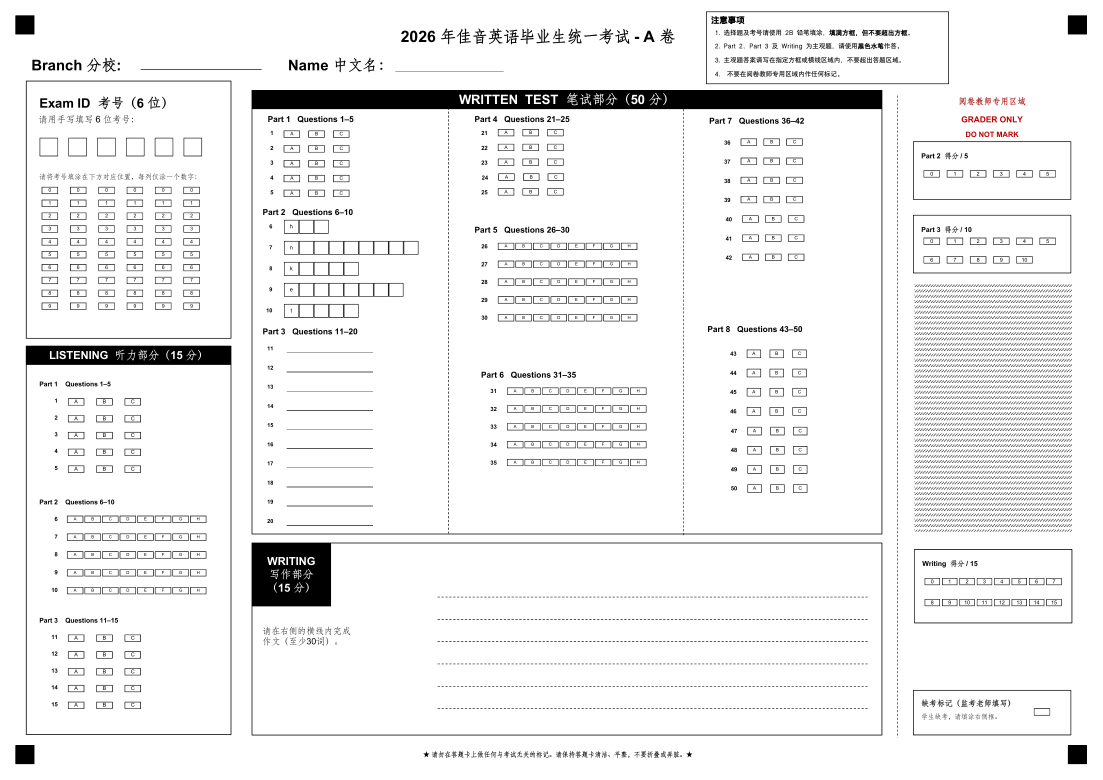
#> input picture services/scanner/resources/seed_config/template_reference.png, 3308 x 2339 px (shown at 1/3 size)
$ python -i scanner.py   (imports and definitions only)
#> lines starting #> are read from the running program, lines starting #| are printed output that depends on the picture; after the words box and inside, x2 and y2 are one past the last pixel; in counts of white or black regions, pixels touching at a corner belong together
#> further down, picture is the input picture: shape (2339, 3308, 3); mean B, G, R 239.5, 239.5, 239.6
"""本地 OMR 核心：定位、透视矫正、读框、判分、导出。"""
from __future__ import annotations

import json
from dataclasses import dataclass
from datetime import datetime
from pathlib import Path
from typing import Any

import cv2
import numpy as np
from openpyxl import Workbook
from openpyxl.styles import Alignment, Font, PatternFill
from openpyxl.utils import get_column_letter

from app.constants import (AMBIGUITY_MARGIN, CONFIG_DIR, FILL_THRESHOLD, OUTPUT_DIR,
                           TEMPLATE_HEIGHT, TEMPLATE_WIDTH)
from app.roster_import import read_roster
from app.student_information import student_information_issues


STUDENT_RECORD_COLUMNS = ("Exam ID", "Chinese Name", "Year Level", "Branch", "Class", "Exam Session")
PART_SCORE_COLUMNS = (
    "Listening_Part1", "Listening_Part2", "Listening_Part3",
    "Written_Part1", "Written_Part2", "Written_Part3", "Written_Part4",
    "Written_Part5", "Written_Part6", "Written_Part7", "Written_Part8", "Writing",
)
SUMMARY_SEPARATOR_COLUMN = "__summary_separator__"
SECTION_LABELS = {
    "listening_part1": "Listening Part 1",
    "listening_part2": "Listening Part 2",
    "listening_part3": "Listening Part 3",
    "written_part1": "Written Part 1",
    "written_part4": "Written Part 4",
    "written_part5": "Written Part 5",
    "written_part6": "Written Part 6",
    "written_part7": "Written Part 7",
    "written_part8": "Written Part 8",
}
MANUAL_PART_LABELS = {
    "Written_Part2": "Written Part 2",
    "Written_Part3": "Written Part 3",
    "Writing": "Writing",
}
GRADER_SCORE_COLUMNS = {"Written_Part2", "Written_Part3"}
ANSWER_STATUS_LABELS = {
    "CORRECT": "正确",
    "INCORRECT": "错误",
    "BLANK": "空白",
    "AMBIGUOUS": "识别不明确",
    "SCORED": "已填分",
    "MANUAL": "已人工修正",
}


@dataclass
class MarkRead:
    value: str | None
    ratios: dict[str, float]


def load_template() -> dict[str, Any]:
    return json.loads((CONFIG_DIR / "template.json").read_text(encoding="utf-8"))


def load_answer_key() -> dict[str, dict[str, str]]:
    return json.loads((CONFIG_DIR / "answer_key.json").read_text(encoding="utf-8"))


# [112 lines left out: functions load_students, student_record, update_score_totals, update_review_flag, _read_image, not called in this run]


def _find_registration_marks(image: np.ndarray) -> np.ndarray:
    gray = cv2.cvtColor(image, cv2.COLOR_BGR2GRAY)
    binary = cv2.threshold(gray, 55, 255, cv2.THRESH_BINARY_INV)[1]
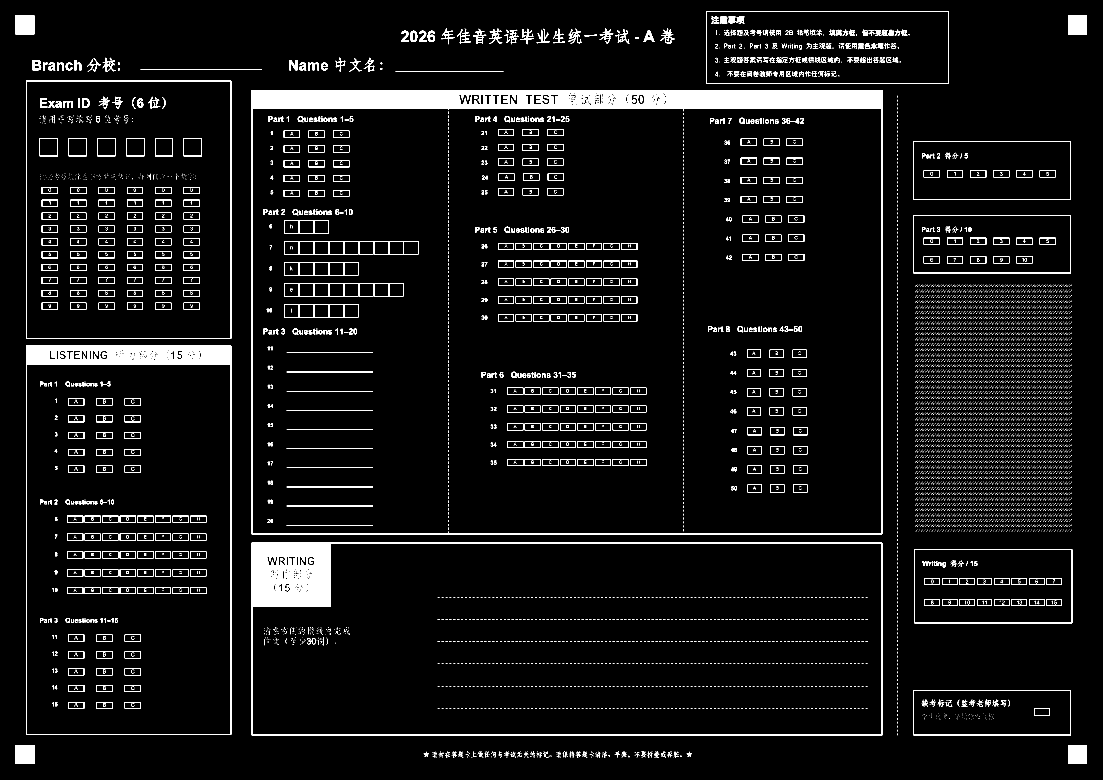
#> binary: shape (2339, 3308) (shown at 1/3 size); 4.8% white; 14790 white regions (13716 under 20 px)
    contours, _ = cv2.findContours(binary, cv2.RETR_EXTERNAL, cv2.CHAIN_APPROX_SIMPLE)
#> contours = 11517 contours, 11455 with area under 20; largest, box (x1, y1, x2, y2) and area: (755, 270, 2647, 1605) 2518812, (755, 1628, 2647, 2206) 1091106, (78, 1037, 694, 2204) 717090, (78, 242, 694, 1016) 475394, (2118, 35, 2847, 252) 157248
    height, width = gray.shape
#> height = 2339; width = 3308
    candidates: list[tuple[float, float]] = []
    min_area, max_area = width * height * 0.00015, width * height * 0.02
#> min_area = 1160.6; max_area = 154748.2
    for contour in contours:
        x, y, w, h = cv2.boundingRect(contour)
        area = w * h
        if min_area <= area <= max_area and 0.65 <= w / h <= 1.35:
            candidates.append((x + w / 2, y + h / 2))
#> this loop made 11517 passes
#> (x, y, w, h, area) on passes 36, 44, 56: (2028, 2268, 9, 3, 27), (1500, 2268, 4, 5, 20), (2041, 2266, 5, 5, 25)
#> after the loop, candidates = 20 items, first 6: (3232.5, 2263.5), (74.5, 2263.5), (1066, 199), (282.5, 194.5), (1107, 194.5), (1021.5, 194.5)
    if len(candidates) < 4:
        raise ValueError("Could not find four registration marks")
    targets = [(0, 0), (width, 0), (width, height), (0, height)]
    selected = []
    used: set[int] = set()
    for tx, ty in targets:
        options = sorted(((cx - tx) ** 2 + (cy - ty) ** 2, i) for i, (cx, cy) in enumerate(candidates) if i not in used)
        if not options:
            raise ValueError("Could not uniquely assign registration marks")
        _, index = options[0]
        used.add(index)
        selected.append(candidates[index])
#> this loop made 4 passes
#> index on passes 1 to 4: 19, 18, 0, 1
#> after the loop, selected = [(74.5, 74.5), (3232.5, 74.5), (3232.5, 2263.5), (74.5, 2263.5)]; used = 4 items
    return np.float32(selected)


# [131 lines left out: functions normalize, _fill_ratio, _read_one, _read_questions, _score_answers, scan_image, not called in this run]


RESULT_COLUMNS = [
    "File Name", *STUDENT_RECORD_COLUMNS, *PART_SCORE_COLUMNS, "Total",
    SUMMARY_SEPARATOR_COLUMN, "Blank Parts", "Blank Questions", "Needs Review",
    "Review Reason", "Identity Issue",
]
RESULT_HEADER_LABELS = {
    "Exam ID": "考号",
    "Chinese Name": "中文名",
    "Year Level": "年级",
    "Branch": "分校",
    "Class": "班级",
    "Exam Session": "笔试时间",
    SUMMARY_SEPARATOR_COLUMN: "",
    "Blank Parts": "空白Part",
    "Blank Questions": "空白题号",
    "Needs Review": "需要人工核对学生试卷",
    "Review Reason": "异常原因",
    "Identity Issue": "身份异常",
}

ITEM_COLUMNS = [
    *STUDENT_RECORD_COLUMNS, "Part", "Question", "Original Marked Answer",
    "Marked Answer", "Correct Answer", "Original Item Score", "Item Score",
    "Original Answer Status", "Answer Status", "Manual Correction", "Review Basis",
    "Operator", "Changed At", "Part Status", "Source Image",
]
ITEM_HEADER_LABELS = {
    **RESULT_HEADER_LABELS,
    "Part": "Part",
    "Question": "题号",
    "Original Marked Answer": "原始识别答案",
    "Marked Answer": "最终生效答案",
    "Correct Answer": "正确答案",
    "Original Item Score": "原始得分",
    "Item Score": "得分",
    "Original Answer Status": "原始作答状态",
    "Answer Status": "作答状态",
    "Manual Correction": "是否人工修正",
    "Review Basis": "核查依据",
    "Operator": "操作人",
    "Changed At": "修改时间",
    "Part Status": "Part状态",
    "Source Image": "答题卡文件",
}
REVIEW_COLUMNS = [
    *STUDENT_RECORD_COLUMNS, *PART_SCORE_COLUMNS, "Total", "Source Image",
    "Blank Parts", "Blank Questions", "Needs Review", "Review Reason", "Review Status",
    "Instructions",
]
REVIEW_HEADER_LABELS = {
    **RESULT_HEADER_LABELS,
    "Source Image": "答题卡文件",
    "Blank Parts": "空白Part",
    "Blank Questions": "空白题号",
    "Review Reason": "异常原因",
    "Review Status": "处理状态",
    "Instructions": "说明",
}


# [245 lines left out: functions _style_sheet, _export_item_rows, _review_rows, _append_sheet, _append_summary_sheet, export_results and 1 more, not called in this run]

>>> import cv2
>>> picture = cv2.imread('../resources/seed_config/template_reference.png')
>>> result = _find_registration_marks(picture)
#> result = [[74.5, 74.5], [3232.5, 74.5], [3232.5, 2263.5], [74.5, 2263.5]]
